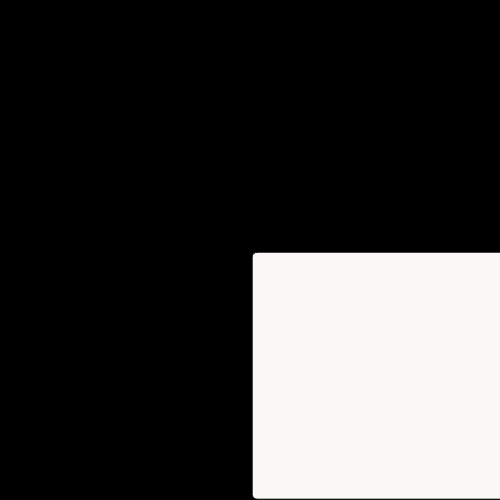
Frame 1 (no input)
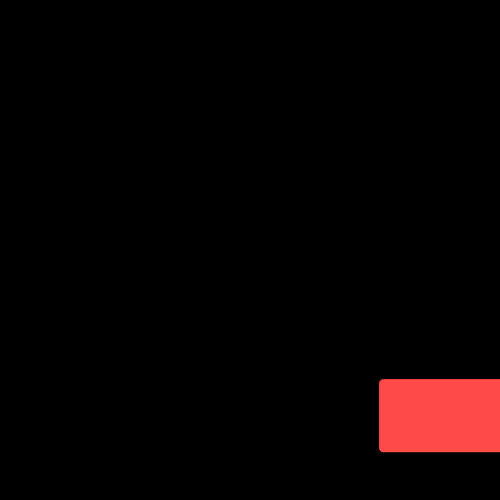
Frame 60 (no input)
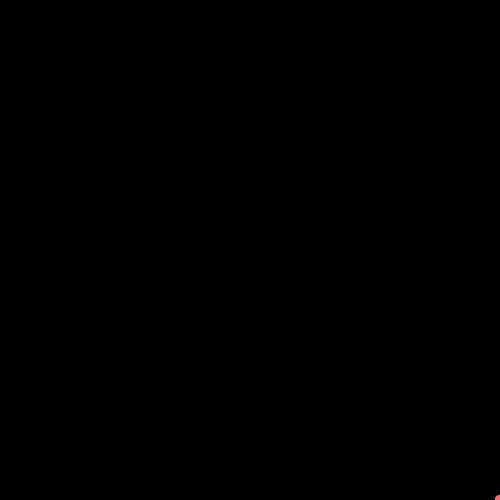
Frame 120 (the mouse pressed at the canvas centre since frame 60)

The p5.js sketch that drew these frames (run headless with seeded random() and noise() and a simulated clock; from frame 60 on, the mouse is pressed at the canvas centre):

// p5.js sketch
// ── sketch.js
// Example 2.3.2  Bounce Vector Movement Code
let speedx, speedy, lox, loy;

function setup() {
    background(0);
    createCanvas(500, 500);
    speedx = random(-5, 5);
    speedy = random(-5, 5);
    lox = height / 2;
    loy = width / 2;
}

function draw() {
    background(0);

    console.log(speedx + " " + speedy);

    if (lox < 0) {
        speedx = -speedx;
    }
    if (lox > width) {
        speedx = -speedx;
    }
    // this is the short hand way of doing the same as the 2 'ifs' above
    // this uses or '||'
    if ((loy < 0) || (loy > height)) {
        speedy = -speedy;
    }

    // update the position of the ball and print to screen
    lox += speedx;
    loy += speedy;
    fill(lox,loy,loy);
    rect (lox,lox,lox,loy, 5);
    // ball(lox,loy);
    
}

  function ball(lx,ly) {
    fill(120);
    ellipse(lx,ly, 25, 25);
    fill(20,150,100);
    ellipse(lx-4,ly-4, 7, 7);
  }
